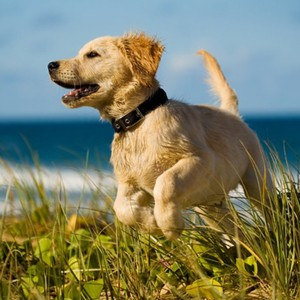
#> input picture Part-2/dog.jpg, 300 x 300 px, found by its file name
$ python 4.py
#> lines starting #> are read from the running program, lines starting #| are printed output that depends on the picture
import cv2 as cv
import numpy as np
import matplotlib.pyplot as plt

img_path = "Part-2/dog.jpg"
img = cv.imread(img_path)
#> img is the input picture: shape (300, 300, 3); mean B, G, R 103.4, 128.1, 124.9

b = img[:, :, 0].astype(float)
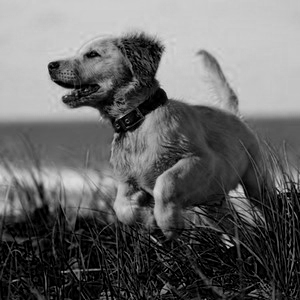
#> b: shape (300, 300) float64; min 0, max 220, mean 103.4
g = img[:, :, 1].astype(float)
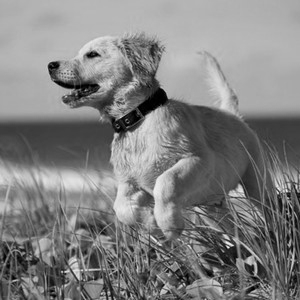
#> g: shape (300, 300) float64; min 0, max 244, mean 128.1
r = img[:, :, 2].astype(float)
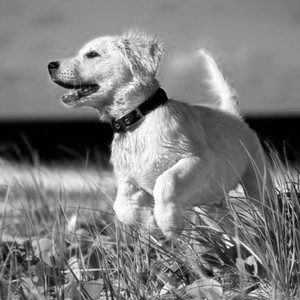
#> r: shape (300, 300) float64; min 0, max 255, mean 124.9

gray_img = (0.114 * b + 0.587 * g + 0.299 * r).astype(np.uint8)

cv.imshow("Original Image", img)
cv.imshow("Grayscale", gray_img)
cv.waitKey(0)
cv.destroyAllWindows()

$ run again, with Part-2/stones.jpg copied over Part-2/dog.jpg
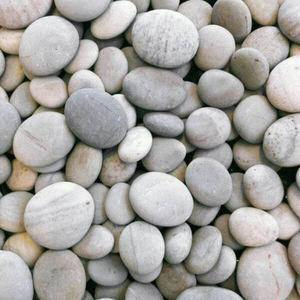
#> input picture Part-2/stones.jpg, 300 x 300 px, found by its file name
#> img is the input picture: shape (300, 300, 3); mean B, G, R 158.3, 161.8, 164.3
#> `b = img[:, :, 0].astype(float)`:
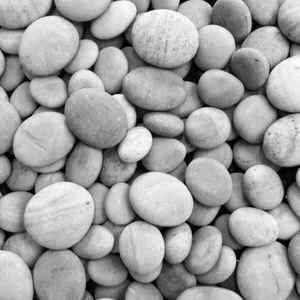
#> b: shape (300, 300) float64; min 0, max 255, mean 158.3
#> `g = img[:, :, 1].astype(float)`:
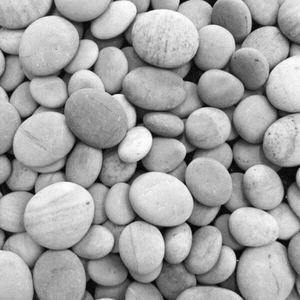
#> g: shape (300, 300) float64; min 0, max 255, mean 161.8

$ run again, with Part-2/tree.png saved as Part-2/dog.jpg
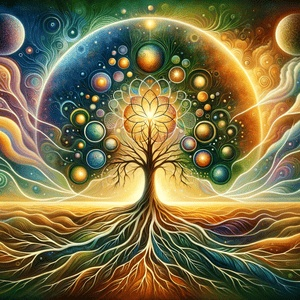
#> input picture Part-2/tree.png, 300 x 300 px, found by its file name
#> img is the input picture: shape (300, 300, 3); mean B, G, R 71.5, 112.3, 122.7
#> `g = img[:, :, 1].astype(float)`:
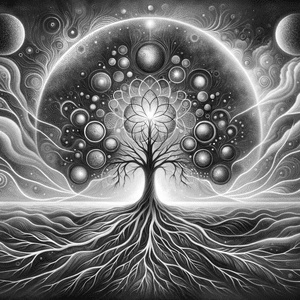
#> g: shape (300, 300) float64; min 8, max 255, mean 112.3
#> `r = img[:, :, 2].astype(float)`:
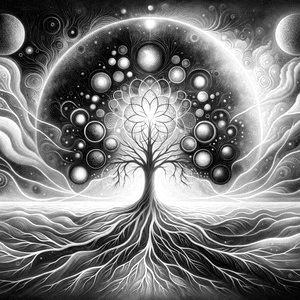
#> r: shape (300, 300) float64; min 0, max 255, mean 122.7
